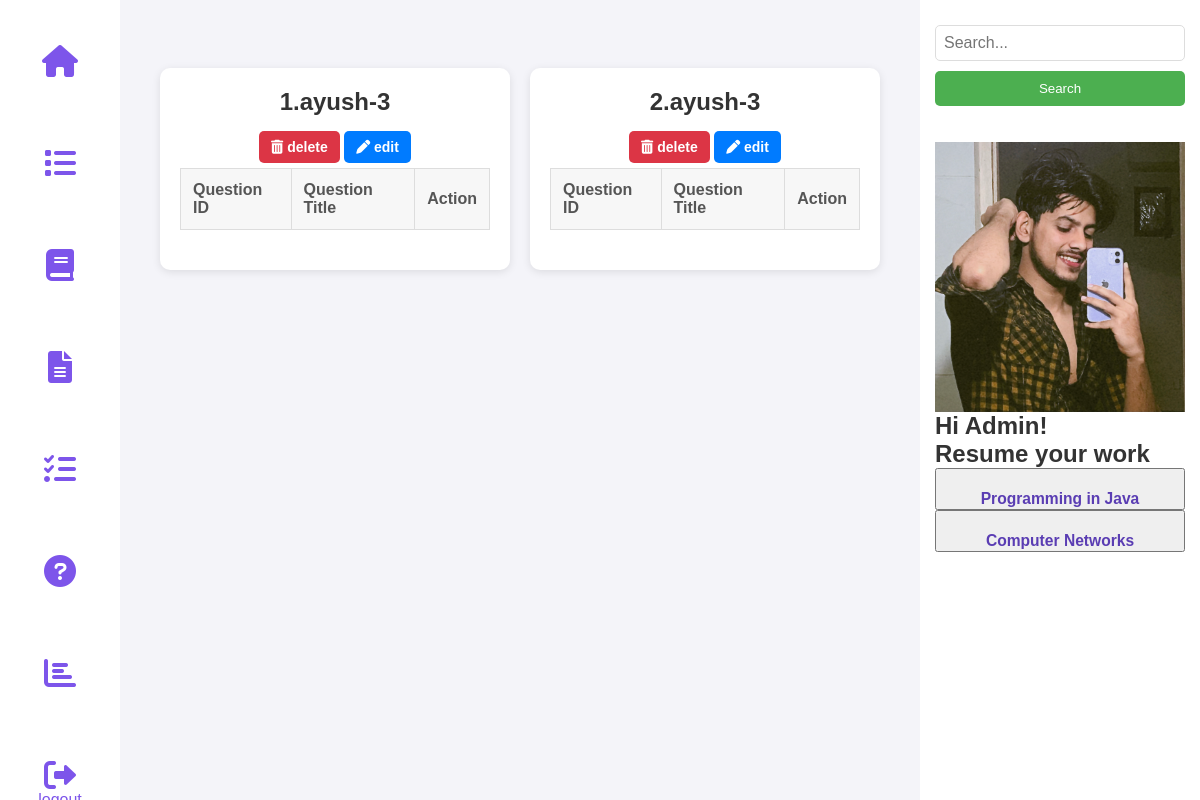
/view_quiz (signed in), run on an earlier commit of the app's database.
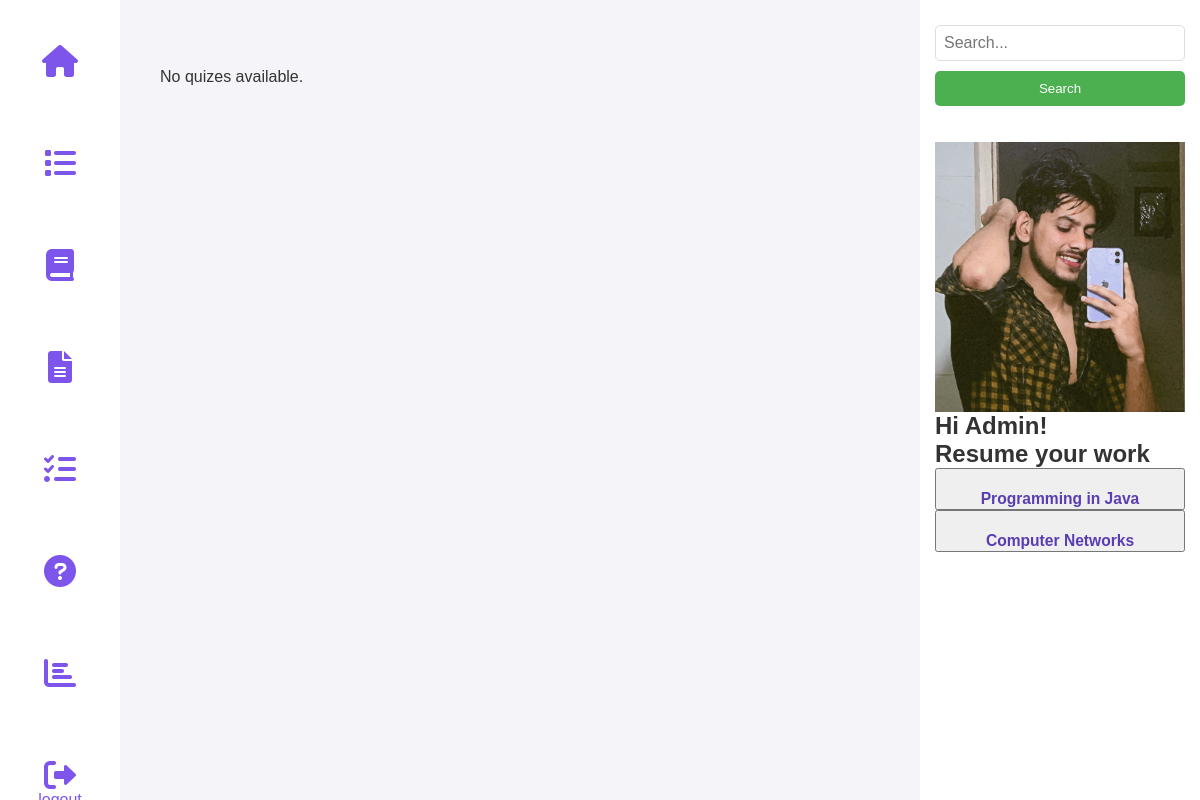
And on a later commit of the database.
### tables this page shows
CREATE TABLE QUIZES(
    id INTEGER PRIMARY KEY AUTOINCREMENT,
    quiz_name TEXT NOT NULL,
    chapter_id INTEGER NOT NULL,
    date TEXT NOT NULL,
    duration INTEGER NOT NULL,
    FOREIGN KEY(chapter_id) REFERENCES CHAPTERS(id) on DELETE CASCADE ON UPDATE CASCADE
    );

### controllers/admin.py (the view)
@admin_bp.route('/view_quiz')
def view_quiz():
    if 'admin' not in session:
        return redirect(url_for('auth.admin_login'))
    conn = get_db_connection()
    cursor = conn.cursor()
    cursor.execute("SELECT id, quiz_name FROM QUIZES")
    quizzes = cursor.fetchall()
    cursor.execute("SELECT id, quiz_id, question_title FROM QUESTIONS")
    questions = cursor.fetchall()
    conn.close()
    quiz_dict = {quiz[0]: {"id": quiz[0], "name": quiz[1], "questions": []} for quiz in quizzes}
    for question_id, quiz_id, question_title in questions:
        if quiz_id in quiz_dict:
            quiz_dict[quiz_id]["questions"].append({
                "id": question_id,
                "question_title": question_title
            })
    return render_template('admin/view_quiz.html', quizes=quiz_dict.values())

### models/setup_db.py (called while the page is built)
def get_db_connection():
    try:
        conn = sqlite3.connect(DB_PATH)
        conn.execute("PRAGMA foreign_keys = ON;")
        return conn
    except sqlite3.Error as e:
        print(f"❌ Database connection failed: {e}")
        return None

### templates/admin/view_quiz.html (shortened to what this page needs)
<!DOCTYPE html>
<html lang="en">
<head>
    <link rel="stylesheet" href="https://cdnjs.cloudflare.com/ajax/libs/font-awesome/6.0.0/css/all.min.css">
    <link rel="stylesheet" href="{{ url_for('static', filename='admin.css') }}">
</head>
<body>
    <nav class="nav">
        <div class="nav-left">
            <a href="{{ url_for('admin.admin_dashboard') }}"><button class="nav-button"><i
                        class="fas fa-home fa-2x"></i></button></a>
            <a href="{{ url_for('admin.view_quiz') }}"><button class="nav-button"><i
                        class="fas fa-list fa-2x"></i></button></a>
            <a href="{{ url_for('admin.add_subject') }}"><button class="nav-button"><i
                        class="fas fa-book fa-2x"></i></button></a>
            <a href="{{ url_for('admin.add_chapter') }}"><button class="nav-button"><i
                        class="fas fa-file-alt fa-2x"></i></button></a>
            <a href="{{ url_for('admin.add_quiz') }}"><button class="nav-button"><i
                        class="fas fa-tasks fa-2x"></i></button></a>
            <a href="{{ url_for('admin.add_question') }}"><button class="nav-button"><i
                        class="fas fa-question-circle fa-2x"></i></button></a>
            <a href="{{ url_for('admin.admin_summary') }}"><button class="nav-button"><i
                        class="fas fa-chart-bar fa-2x"></i></button></a>
            <a href="{{ url_for('auth.logout') }}"><button class="nav-button"><i
                        class="fas fa-sign-out-alt fa-2x"></i>logout</button></a>
        </div>
    </nav>
    <nav class="nav2">
        <div class="nav-right">
            <form method="GET" action="{{ url_for('admin.search_admin') }}">
                <input type="text" name="query" class="search-bar" placeholder="Search...">
                <button type="submit" class="search-button">Search</button>
            </form>
            <br><br>
            <img src="{{ url_for('static', filename='ayush.jpeg') }}" alt="Admin Profile" class="profile">
            <h1>Hi Admin!</h1>
            <h2>Resume your work</h2>
            <button class="options">
                <h3>Programming in Java</h3>
            </button>
            <button class="options">
                <h3>Computer Networks</h3>
            </button>
        </div>
    </nav>
    <div class="container2">
        {% for quiz in quizes %}
        <div class="quiz-box">
            <h1>{{quiz.id}}.{{ quiz.name }}</h1>
            <a href="{{ url_for('admin.delete_quiz', quiz_id=quiz.id) }}" class="delete-button"><i class="fas fa-trash-alt"></i> delete</a>
            <a href="{{ url_for('admin.edit_quiz', quiz_id=quiz.id) }}">
                <button class="edit-btn"><i class="fas fa-pen"></i> edit</button>
            </a>
            <table border="1">
                <thead>
                    <tr>
                        <th>Question ID</th>
                        <th>Question Title</th>
                        <th>Action</th>
                    </tr>
                </thead>
            </table>
        </div>
        {% else %}
        <p>No quizes available.</p>
        {% endfor %}
    </div>
</body>
</html>

What changed in the data, as far as the page shows it:
removed QUIZES: id "1", name "ayush-3"
removed QUIZES: id "2", name "ayush-3"
Also different on the page:
text now shown: "No quizes available."
